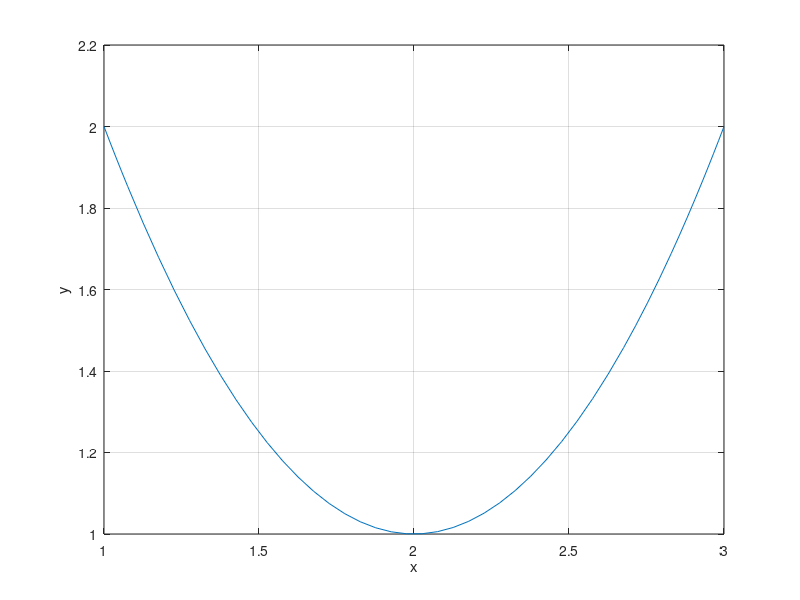

This figure's MATLAB source:
clear
clc
[t,y] = ode45(@(y,t)2*y - 4, [3 1], 2);
plot(t,y);
xlabel('x')
ylabel('y')
disp(flipud([t,y]))
grid on
